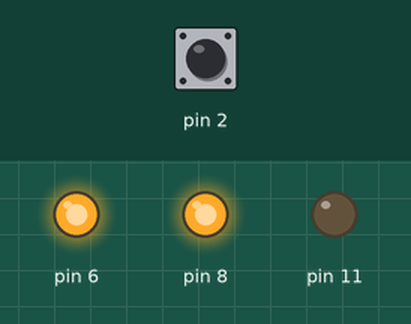
Simulated run of this sketch. Board: Arduino Uno, built with avr-gcc and run on an emulated ATmega328P. Shown: output pins drawn as LEDs (lit = HIGH). The test bench sets the inputs (shaded band); at power-on: pin 2 HIGH.

Above: at 1.2 s.
1.3 s: pin 2 pulled LOW for 0.15 s
At 1.37 s:
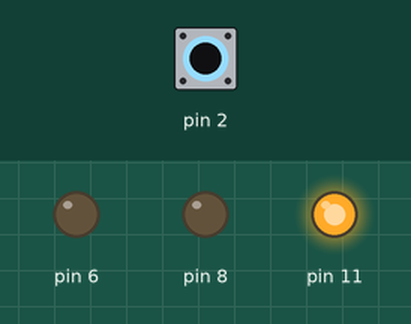
2.9 s: pin 2 pulled LOW for 3.2 s
At 6.8 s:
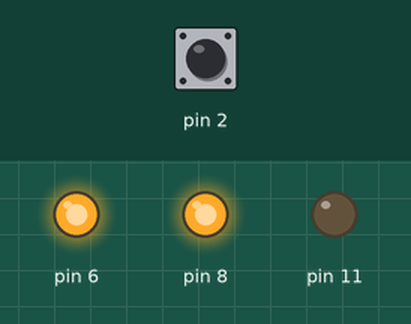
Timing chart, 0 to 8.3 s (numbered marks = the images above; inputs shaded):
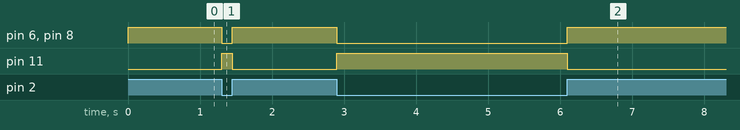

Measured:
- after the input at 1.3 s, pin 6, pin 8: HIGH → LOW at once, → HIGH 0.15 s later; pin 11: LOW → HIGH at once, → LOW 0.15 s later
- after the input at 2.9 s, pin 6, pin 8: HIGH → LOW at once, → HIGH 3.2 s later; pin 11: LOW → HIGH at once, → LOW 3.2 s later

The sketch:

orientationAlarm.ino
```cpp
/*Description: Sketch turns on green LED when tilt switch is oriented upright.
  Red LED and buzzer alarm turns on when tilt switch is not upright.
*/

namespace{
  namespace TiltSwitch{
    constexpr uint8_t pin{2};
  }

  namespace Buzzer{
    constexpr uint8_t pin{8};
  }

  namespace LED{
    constexpr uint8_t redPin{6};
    constexpr uint8_t greenPin{11};
  }
}

void setup(){
  pinMode(::LED::redPin, OUTPUT); //Initialize the red ledPin as an output.
  pinMode(::LED::greenPin, OUTPUT); //Initialize the green ledPin as an output.
  pinMode(::TiltSwitch::pin, INPUT); //Initialize tilt switch.
  pinMode(::Buzzer::pin, OUTPUT); //Initialize active buzzer as output.

  digitalWrite(::TiltSwitch::pin, HIGH);
}


void loop(){
  int tiltSwitchDigitalVal=digitalRead(::TiltSwitch::pin);

  if(tiltSwitchDigitalVal==HIGH){
    digitalWrite(::LED::redPin, HIGH); //Turn the red led on.
    digitalWrite(::LED::greenPin, LOW); //Turn the green led off.
    digitalWrite(::Buzzer::pin, HIGH); //Turn buzzer alarm on.
  }
  else{
    digitalWrite(::LED::redPin, LOW); //Turn the red led off.
    digitalWrite(::LED::greenPin, HIGH); //Turn the green led on.
    digitalWrite(::Buzzer::pin, LOW); //Turn buzzer alarm off.
  }
}
```
